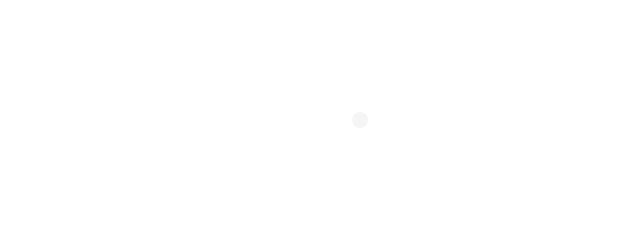
Frame 1 (no input)
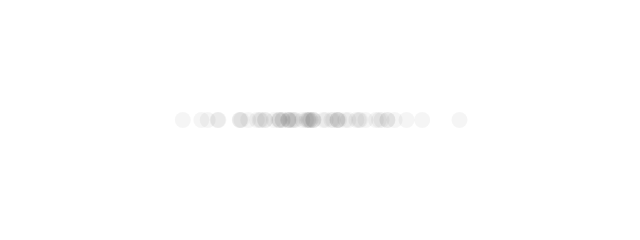
Frame 60 (no input)
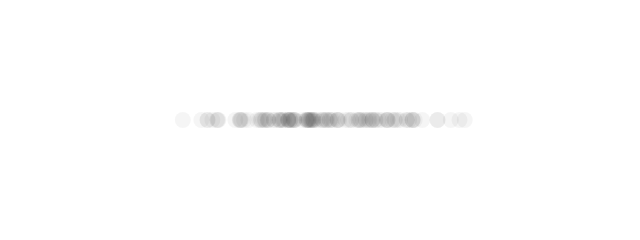
Frame 120 (the mouse pressed at the canvas centre since frame 60)

The p5.js sketch that drew these frames (run headless with seeded random() and noise() and a simulated clock; from frame 60 on, the mouse is pressed at the canvas centre):

// p5.js sketch
// ── sketch.js
function setup() {
    createCanvas(640, 240);
    background(255);
}

function draw() {
    let x = randomGaussian(width / 2, 60);
    noStroke();
    fill(0, 10);
    circle(x, height / 2, 16);
}
